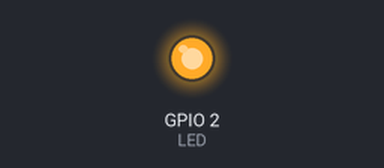
A program run on a simulated ESP32. On the bench: output pins drawn as LEDs (lit = HIGH). WiFi joins after 1.5 s; servers stay silent unless stated; what the program prints to the serial monitor is not drawn.

Above: at 0.1 s.
At 0.6 s:
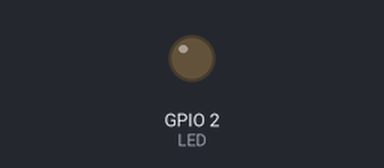
Timing chart, 0 to 2.5 s (numbered marks = the images above):
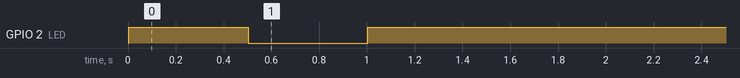

The program:

main.cpp
```cpp
#include <Arduino.h>
#include <WiFi.h>
#include <LiquidCrystal_I2C.h>

// #define WIFI_SSID "MPPT Rev 2.3"
// #define WIFI_PASSWORD "Mppt_N3t"

#define WIFI_SSID "Issac Newton 🍎"
#define WIFI_PASSWORD "amhipuneri"

#define LED 2

bool isConnected = false;

void setup()
{
  Serial.begin(115200);
  pinMode(LED, OUTPUT);

  WiFi.begin(WIFI_SSID, WIFI_PASSWORD);
  Serial.print("Connecting ");
}

void loop()
{
  if (WiFi.status() == WL_CONNECTED && !isConnected)
  {
    Serial.print("\nConnected to ");
    Serial.println(WIFI_SSID);
    digitalWrite(LED, HIGH);
    isConnected = true;
  }

  if (WiFi.status() != WL_CONNECTED)
  {
    Serial.print(".");
    digitalWrite(LED, !digitalRead(LED));
    delay(500);
    isConnected = false;
  }
}
```

Measured:
- by itself, GPIO 2 (LED): LOW → HIGH at 0.00 s, → LOW 0.50 s later, → HIGH 0.50 s later
